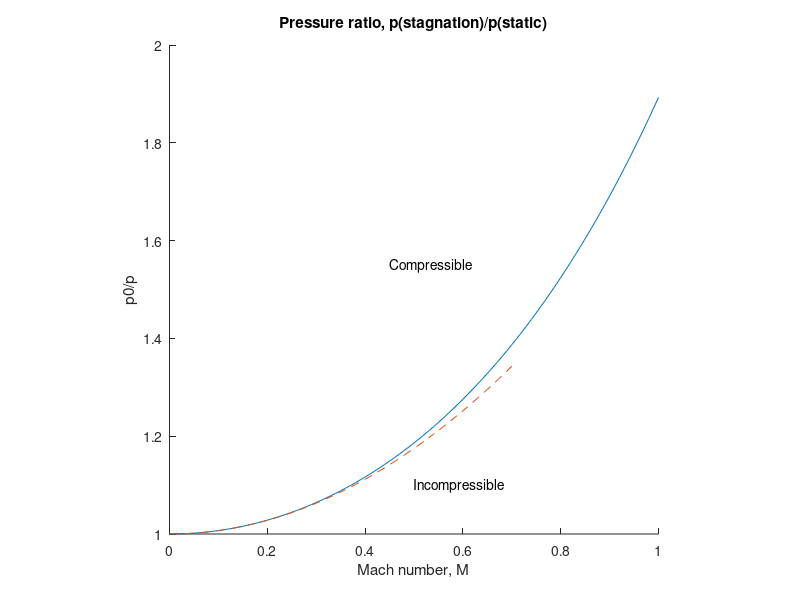

Here is the MATLAB script that generated this plot:
% L2_15B : Figure 2.10 
% Pressure ratio vs. Mach number
% Copyright S. Nakamura, 1995
set(gcf, 'NumberTitle','off','Name', 'Figure 2.10; List 2.15B')

clear; clf; hold off;
M = [0:0.01:1]';
k=1.4;
p0_over_p = (1 + (k-1)/2*M.^2).^(k/(k-1));
hold on
axis('square');                 %makes graph square
plot(M,p0_over_p)
xlabel('Mach number, M')
ylabel('p0/p')
title('Pressure ratio, p(stagnation)/p(static)')
text(0.45, 1.55, 'Compressible')
Mb= [0: 0.01: 0.7]';
p0_over_pb = 1 + k/2*Mb.^2;
plot(Mb,p0_over_pb,'--')
text(0.5, 1.1, 'Incompressible')
